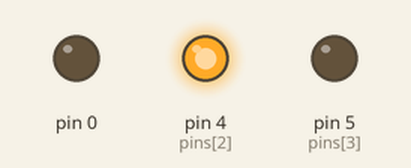
Simulated run of this sketch. Board: Arduino Uno, built with avr-gcc and run on an emulated ATmega328P. Parts: output pins drawn as LEDs (lit = HIGH).

Above: at 0.9 s.
At 2.7 s:
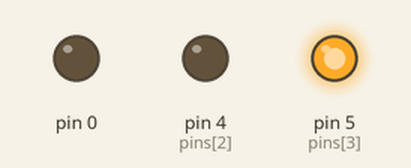
At 3.9 s:
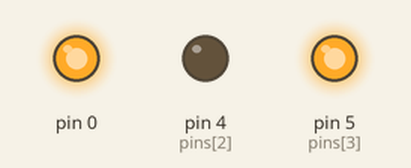
At 5.1 s:
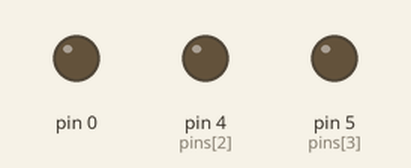
At 6.0 s:
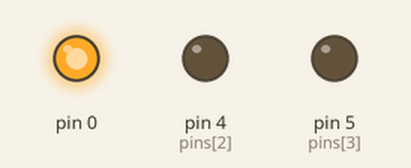
Timing chart, 0 to 9.4 s (numbered marks = the images above):
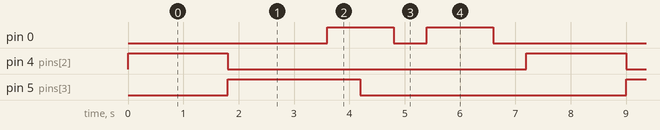

Measured:
- by itself, pin 0: repeats every 7.2 s: LOW 0.60 s, HIGH 1.2 s, LOW 4.2 s, HIGH 1.2 s
- by itself, pin 4 (pins[2]): alternates HIGH for 1.8 s and LOW for 5.4 s
- by itself, pin 5 (pins[3]): alternates HIGH for 2.4 s and LOW for 4.8 s

The sketch:

charliePlex2.ino
```cpp
/*
 * README!
 *
 * LED Ordering (use 0-index in code):
 * 12
 * 13
 * 14
 * 21
 * 23
 * 24
 * 31
 * 32
 * 34
 * 41
 * 42
 * 43
 *
 */

int pins[4] = {2, 3, 4, 5};
int numPins = 4;

// the LED ordering
int LED[12][2] = {
  {2, 3}, {2, 4}, {2, 5},
  {3, 2}, {3, 4}, {3, 5},
  {4, 2}, {4, 3}, {4, 5},
  {5, 2}, {5, 3}, {5, 4}
};
int numLED = 12;

int DELAY = 600;

void setup() {
  // put your setup code here, to run once:
  for (int x = 0; x < numPins; x++) {
    pinMode(pins[x], INPUT);
  }
}

void loop() {
  // safety reasons yo
  reset();

  for (int x = 0; x < numLED; x ++) {
    turnOn(LED[x][0], LED[x][1]);
  }
}

/* reset turns all inputs into INPUT mode, called before
 *  lighting up any other LEDs
 */
void reset() {
  for (int x = 0; x < numPins; x++) {
    pinMode(pins[x], INPUT); // set to input
  }
}

/* turnOn turns on the LED specified by the xy ordering
 *  given in the description above.
 */
void turnOn(int x, int y) {
  // output mode
  pinMode(pins[x], OUTPUT);
  pinMode(pins[y], OUTPUT);

  // turn LEDs on
  digitalWrite(pins[x], HIGH);
  digitalWrite(pins[y], LOW);

  // wait
  delay(DELAY);

  // turn LEDs off
  pinMode(pins[x], INPUT);
  pinMode(pins[y], INPUT);
}
```
